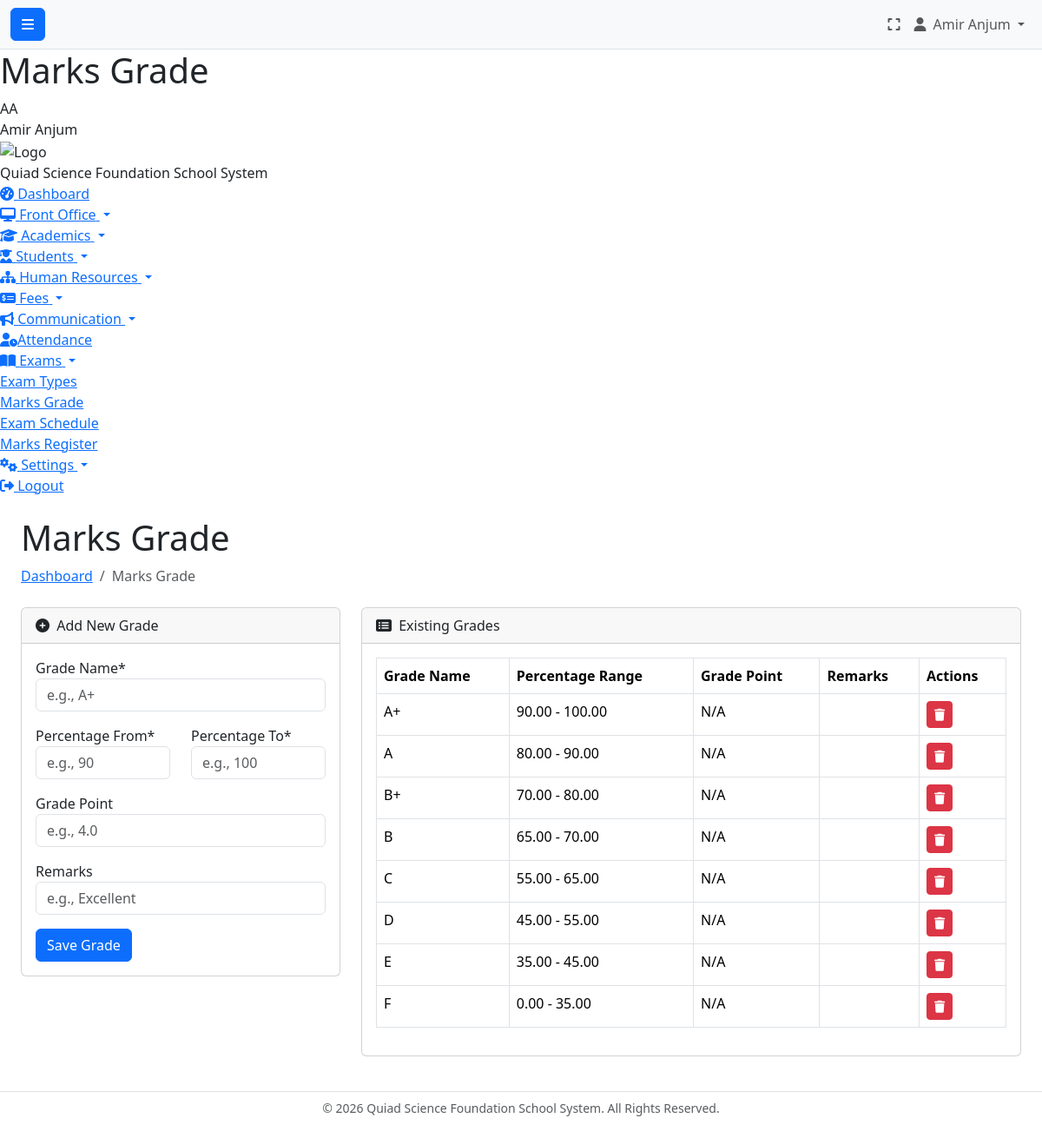
/branchadmin/exams/marks_grade.php (signed in), run on the app's committed database.
### tables this page shows
CREATE TABLE `marks_grades` (
  `id` int(11) NOT NULL,
  `branch_id` int(11) NOT NULL,
  `grade_name` varchar(50) NOT NULL,
  `percent_from` decimal(5,2) NOT NULL,
  `percent_upto` decimal(5,2) NOT NULL,
  `grade_point` decimal(4,2) DEFAULT NULL,
  `remarks` varchar(255) DEFAULT NULL
);

### branchadmin/exams/marks_grade.php (the view, shortened to what this page needs)
<?php
$page_title = "Marks Grade";
require_once '../../config.php';
$branch_id = $_SESSION['branch_id'];
$stmt = $db->prepare("SELECT * FROM marks_grades WHERE branch_id = ? ORDER BY percent_from DESC");
$stmt->execute([$branch_id]);
$grades = $stmt->fetchAll();
require_once '../../header.php';
?>
<?php require_once '../../sidebar_branchadmin.php'; ?>
<?php require_once '../../navbar.php'; ?>
<div class="container-fluid px-4">
    <h1 class="mt-4"><?php echo $page_title; ?></h1>
    <ol class="breadcrumb mb-4">
        <li class="breadcrumb-item"><a href="../dashboard.php">Dashboard</a></li>
        <li class="breadcrumb-item active">Marks Grade</li>
    </ol>
    <div class="row">
        <div class="col-md-4">
            <div class="card mb-4">
                <div class="card-header"><i class="fas fa-plus-circle me-1"></i> Add New Grade</div>
                <div class="card-body">
                    <form action="" method="POST">
                        <div class="mb-3"><label>Grade Name*</label><input type="text" name="grade_name" class="form-control" required placeholder="e.g., A+"></div>
                        <div class="row">
                            <div class="col-md-6 mb-3"><label>Percentage From*</label><input type="number" step="0.01" name="percent_from" class="form-control" required placeholder="e.g., 90"></div>
                            <div class="col-md-6 mb-3"><label>Percentage To*</label><input type="number" step="0.01" name="percent_upto" class="form-control" required placeholder="e.g., 100"></div>
                        </div>
                        <div class="mb-3"><label>Grade Point</label><input type="number" step="0.01" name="grade_point" class="form-control" placeholder="e.g., 4.0"></div>
                        <div class="mb-3"><label>Remarks</label><input type="text" name="remarks" class="form-control" placeholder="e.g., Excellent"></div>
                        <button type="submit" class="btn btn-primary">Save Grade</button>
                    </form>
                </div>
            </div>
        </div>
        <div class="col-md-8">
            <div class="card mb-4">
                <div class="card-header"><i class="fas fa-list-alt me-1"></i> Existing Grades</div>
                <div class="card-body">
                    <table class="table table-bordered">
                        <thead>
                            <tr>
                                <th>Grade Name</th>
                                <th>Percentage Range</th>
                                <th>Grade Point</th>
                                <th>Remarks</th>
                                <th>Actions</th>
                            </tr>
                        </thead>
                        <tbody>
                            <?php if (empty($grades)): ?>
                                <tr><td colspan="5" class="text-center">No grades found.</td></tr>
                            <?php else: foreach ($grades as $grade): ?>
                            <tr>
                                <td><?php echo htmlspecialchars($grade['grade_name']); ?></td>
                                <td><?php echo htmlspecialchars($grade['percent_from']) . ' - ' . htmlspecialchars($grade['percent_upto']); ?></td>
                                <td><?php echo htmlspecialchars($grade['grade_point'] ?? 'N/A'); ?></td>
                                <td><?php echo htmlspecialchars($grade['remarks']); ?></td>
                                <td>
                                    <a href="?action=delete&id=<?php echo $grade['id']; ?>" class="btn btn-sm btn-danger" onclick="return confirm('Are you sure?');" title="Delete"><i class="fas fa-trash"></i></a>
                                </td>
                            </tr>
                            <?php endforeach; endif; ?>
                        </tbody>
                    </table>
                </div>
            </div>
        </div>
    </div>
</div>
<?php require_once '../../footer.php'; ?>

### data on the page
marks_grades: grade_name "A+", percent_from "90.00", percent_upto "100.00", grade_point "N/A"
marks_grades: grade_name "A", percent_from "80.00", percent_upto "90.00", grade_point "N/A"
marks_grades: grade_name "B+", percent_from "70.00", percent_upto "80.00", grade_point "N/A"
marks_grades: grade_name "B", percent_from "65.00", percent_upto "70.00", grade_point "N/A"
marks_grades: grade_name "C", percent_from "55.00", percent_upto "65.00", grade_point "N/A"
marks_grades: grade_name "D", percent_from "45.00", percent_upto "55.00", grade_point "N/A"
marks_grades: grade_name "E", percent_from "35.00", percent_upto "45.00", grade_point "N/A"
marks_grades: grade_name "F", percent_from "0.00", percent_upto "35.00", grade_point "N/A"

### other printed values
$_SESSION['full_name'] "Amir Anjum"
$page_title "Marks Grade"
get_user_initials($_SESSION['full_name']) "AA"
SITE_NAME "Quiad Science Foundation School System"
